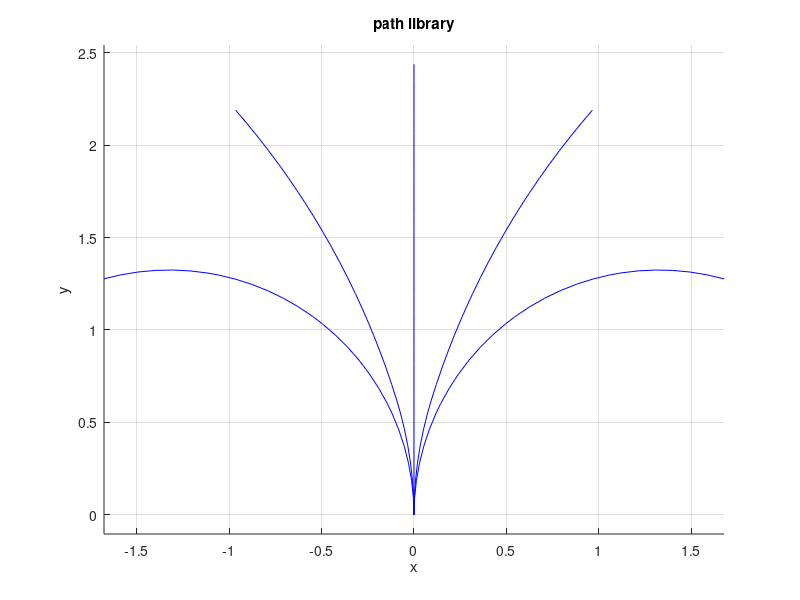

Reproduce this figure in MATLAB. (Note: this script raises an error after producing the figure.)
close all;
clear all;

addpath(genpath(strcat(pwd,'/utils')));

%% read offline trajectory set, each path has 28 points
load('path_library/gk_path_set_5_proc.mat');  % load offline path library
figure(1); hold on;
path_num=size(all_paths,2);
for i=1:path_num
    plot(all_paths(i).y,all_paths(i).x,'b');
end
axis equal;grid on;title('path library');xlabel('x');ylabel('y');


%% for each image create 3D world using camera calibration matrix
depth_map = double(imread('sample_img/0000_depth.png'))/1000; % depth in meter
rgb_img = imread('sample_img/0000_rgb.jpg');

T = [1,0,0, 5;   % camera pose to world. not important
     0,0,1, 0;
     0,-1,0, 5;
     0 0 0 1];
K = [582.6245  0      313.0448;  % kalibration matrix
        0   582.6910  238.4439;
        0      0         1 ];
    
[rgb, world_cloud] = read_depth_cloud(depth_map,rgb_img,K,T);
figure(3); clf; title('3D cuboids, Red truth, Blue pred');
vis_point_cloud(world_cloud,rgb);
xlabel('x');ylabel('y');zlabel('z');hold on;view([-0.5,-1,1]);


num_of_img = 1;
obst_dists = zeros(path_num,size(all_paths(1).x,2),num_of_img);  % for each image, store each path, each point's obstacle distance, used for latter cost.
grid_map = zeros(500,500,500); % camera x(left),y (down) z(forward) frame each grid is 0.02m

world_grid = int32(world_cloud/0.02);
for pt_id=1:size(world_grid,1)
    if (sum(world_grid(pt_id,:)<=500)==3) && (sum(world_grid(pt_id,:)>=1)==3)
        grid_map(world_grid(pt_id,2),world_grid(pt_id,1),world_grid(pt_id,3))=1; % swap axis just for visualization
    end
end
distance_map = bwdist(grid_map);
figure(3);hold on;
for i=1:path_num
    sumdist=0;
    traj=[all_paths(i).x' all_paths(i).y']; 
    world_traj=[traj(:,2)+5,traj(:,1)+0.1,ones(size(traj(:,1)))*5]; % move forward 0.1m
    grid_traj=int32(world_traj/0.02);
    for j=1:1:size(grid_traj,1)
        obst_dists(i,j,1)=distance_map(grid_traj(j,2),grid_traj(j,1),grid_traj(j,3));
    end
    scatter3(world_traj(:,1),world_traj(:,2),world_traj(:,3),'o')
end
obst_dists=single(obst_dists);

% figure(4);
% isosurface(distance_map,1), axis equal, view(3);
% xlabel('x');ylabel('y');zlabel('z');


%% compute fused cost of smooth and obstacle cost and output trajectory.

% define smoothness cost as squared acceleration
smooth_costs=zeros(path_num,1);
for i=1:path_num
    traj=[all_paths(i).x' all_paths(i).y']; 
    acce=traj(1:1:end-2,:)+traj(3:1:end,:)-2*traj(2:1:end-1,:);
    smooth_costs(i)=sum(sum(acce.^2))*1000;    
end
smooth_costs=(smooth_costs-2)*1000; % will be scaled and weighted later



% obst_dists=obst_dists(:,1:20,:);  % for evalute whether trajectory hits obstacles only use nearby points!!!
obst_cost=(180-obst_dists).^2;
obst_cost(obst_cost>(180-5)^2)=1e8;  % penalize points being very close to obstalces (5 grid=0.1m))

obst_cost=sum(obst_cost,2);obst_cost=reshape(obst_cost,size(obst_dists,1),size(obst_dists,3));
obst_cost=obst_cost'/size(obst_dists,2);

scale_obst_cost=(obst_cost-repmat(min(obst_cost,[],2),1,size(obst_dists,1)))./(repmat(30000-min(obst_cost,[],2),1,size(obst_dists,1)));  % rescale each row to [0,1]
scale_obst_cost(scale_obst_cost>1)=10;
scale_obst_cost=scale_obst_cost(:,1:path_num);

% must needs smooth cost, otherwise, it tends to select the leftmost and rightmost paths
scale_smooth_costs=(smooth_costs-3500)./(5000-3500);  % rescale each row to [0,1]

smooth_weight=0.6;
fused_cost=scale_obst_cost(:,1:path_num)+smooth_weight*repmat(scale_smooth_costs',size(obst_cost,1),1);

[~, path_label]=min(fused_cost,[], 2 ); % path label

[~, path_sort_labels]=sort(fused_cost,2);
path_label_top2=path_sort_labels(:,1:2); % top 2 path label

disp(['Select the best path ID:  ' num2str(path_label)]);

% plot the best trajectory
figure(3);hold on;
traj=[all_paths(path_label).x' all_paths(path_label).y']; 
world_traj=[traj(:,2)+5,traj(:,1)+0.1,ones(size(traj(:,1)))*5]; % move forward 0.1m
scatter3(world_traj(:,1),world_traj(:,2),world_traj(:,3),'x')
plot3(world_traj(:,1),world_traj(:,2),world_traj(:,3),'r','LineWidth',2);
